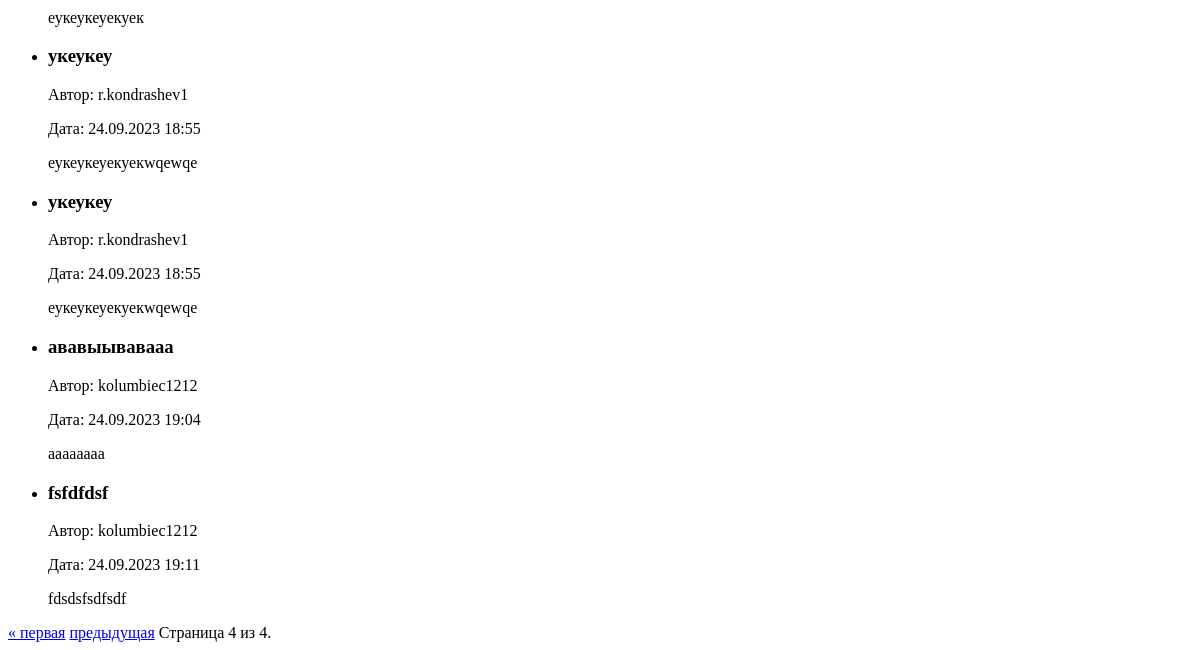
Before: /news/search/?page=4 (lower part) with the older database file.
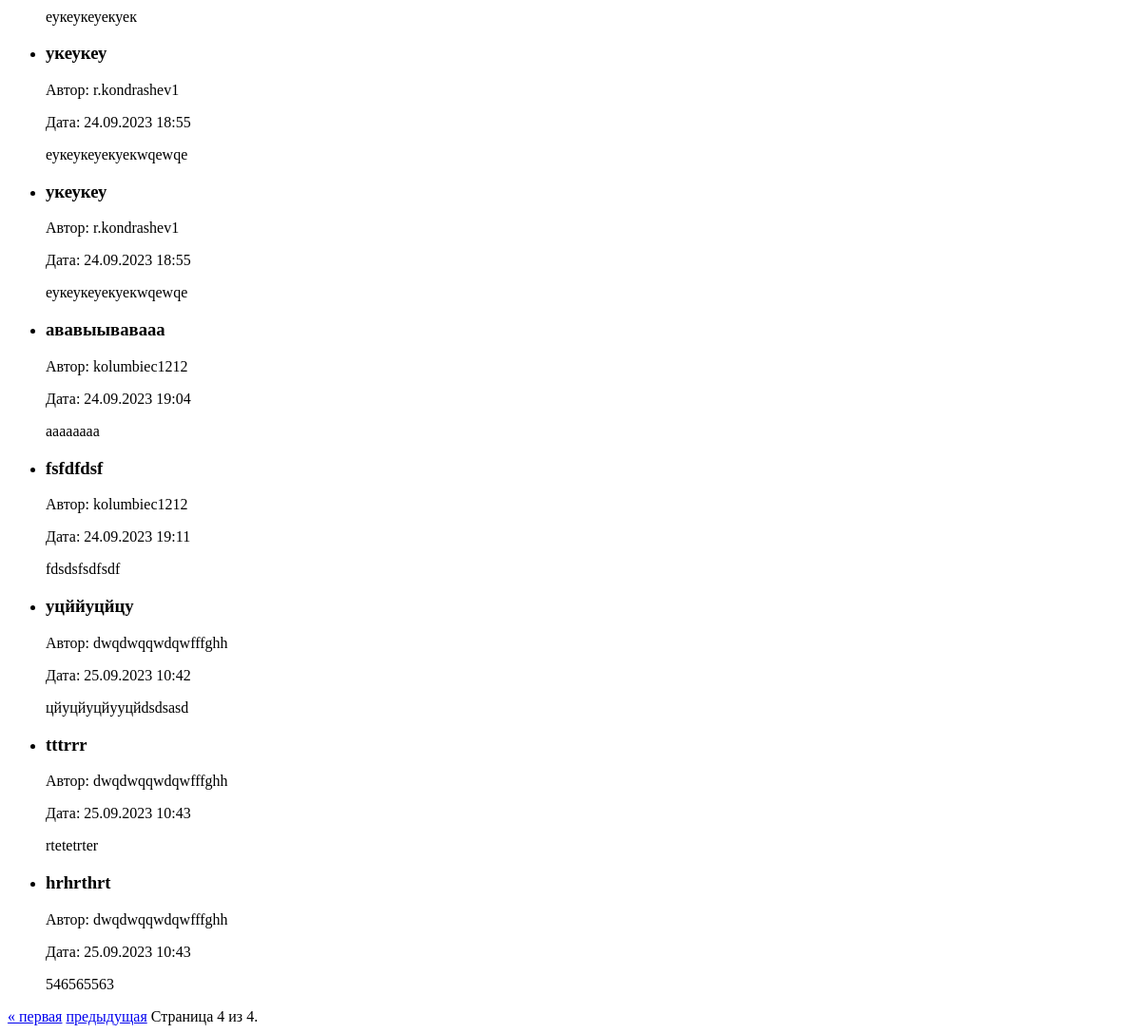
After: the same page with the newer database file.
### news/models.py (models this page shows, shortened)
class Post(models.Model):
    author = models.ForeignKey(Author, on_delete=models.CASCADE)
    post_type = models.CharField(max_length=10, choices=[
                                 ('статья', 'Статья'), ('новость', 'Новость')])
    created_at = models.DateTimeField(auto_now_add=True)
    categories = models.ManyToManyField(Category, through='PostCategory')
    title = models.CharField(max_length=200)
    text = models.TextField()
    rating = models.IntegerField(default=0)

class Author(models.Model):
    user = models.OneToOneField(User, on_delete=models.CASCADE)
    rating = models.IntegerField(default=0)

### news/views.py (the view)
# urls.py: path('news/search/', views.news_search, name='news_search'),
def news_search(request):
    form = SearchForm(request.GET)
    posts = Post.objects.all()
    if form.is_valid():
        title = form.cleaned_data.get('title')
        author = form.cleaned_data.get('author')
        date = form.cleaned_data.get('date')
        if title:
            posts = posts.filter(title__icontains=title)
        if author:
            posts = posts.filter(author__user__username__icontains=author)
        if date:
            posts = posts.filter(created_at__gte=date)
    page_number = request.GET.get('page', 1)
    paginator = Paginator(posts, 10)  # 10 новостей на странице
    page = paginator.get_page(page_number)
    return render(request, 'news/news_search.html', {'form': form, 'page': page})

### news/templates/news/news_search.html (shortened to what this page needs)
{% extends "default.html" %} {% block content %}
<ul>
	{% for post in page %}
	<li>
		<h3>{{ post.title }}</h3>
		<p>Автор: {{ post.author.user.username }}</p>
		<p>Дата: {{ post.created_at|date:"d.m.Y H:i" }}</p>
		<p>{{ post.text|truncatechars:50 }}</p>
	</li>
	{% empty %}
	<p>Нет результатов поиска.</p>
	{% endfor %}
</ul>
<div class="pagination">
	<span class="step-links">
		{% if page.has_previous %}
		<a href="?page=1">&laquo; первая</a>
		<a href="?page={{ page.previous_page_number }}">предыдущая</a>
		{% endif %}
		<span class="current-page">
			Страница {{ page.number }} из {{ page.paginator.num_pages }}.
		</span>
	</span>
</div>
{% endblock %}

Changed rows visible on the page:
added Post: title "уцййуцйцу", author.user.username "dwqdwqqwdqwfffghh", created_at "25.09.2023 10:42", text "цйуцйуцйууцйdsdsasd"
added Post: title "tttrrr", author.user.username "dwqdwqqwdqwfffghh", created_at "25.09.2023 10:43", text "rtetetrter"
added Post: title "hrhrthrt", author.user.username "dwqdwqqwdqwfffghh", created_at "25.09.2023 10:43", text "546565563"
